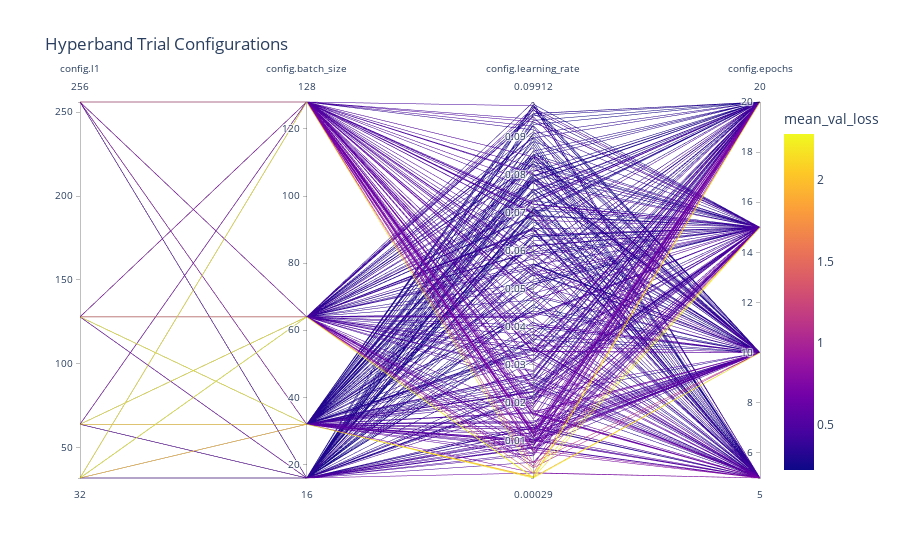

The notebook cell this image was saved under:
### Markdown cell above
**🧪Tested Configurations Overview**

### Code cell
fig = px.parallel_coordinates(df_flat_e6, color="mean_val_loss",
                              title='Hyperband Trial Configurations',
                              dimensions=['config.l1', 'config.batch_size', 'config.learning_rate',
                                          'config.epochs'], width=900)
fig.show()

### Figure 1 — Plotly figure (JSON) as saved in the notebook; plotly's stock layout.template omitted (floating-point values rounded to 4 significant figures; data arrays with more than 128 entries replaced by an {"elided": "..."} marker saying what was removed)
{"data": [{"dimensions": [{"label": "config.l1", "values": {"elided": "340 int values"}}, {"label": "config.batch_size", "values": {"elided": "340 int values"}}, {"label": "config.learning_rate", "values": {"elided": "340 float values"}}, {"label": "config.epochs", "values": {"elided": "340 int values"}}], "domain": {"x": [0, 1], "y": [0, 1]}, "line": {"color": {"elided": "340 float values"}, "coloraxis": "coloraxis"}, "name": "", "type": "parcoords"}], "layout": {"coloraxis": {"colorbar": {"title": {"text": "mean_val_loss"}}, "colorscale": [[0, "#0d0887"], [0.1111, "#46039f"], [0.2222, "#7201a8"], [0.3333, "#9c179e"], [0.4444, "#bd3786"], [0.5556, "#d8576b"], [0.6667, "#ed7953"], [0.7778, "#fb9f3a"], [0.8889, "#fdca26"], [1, "#f0f921"]]}, "legend": {"tracegroupgap": 0}, "title": {"text": "Hyperband Trial Configurations"}, "width": 900}}
